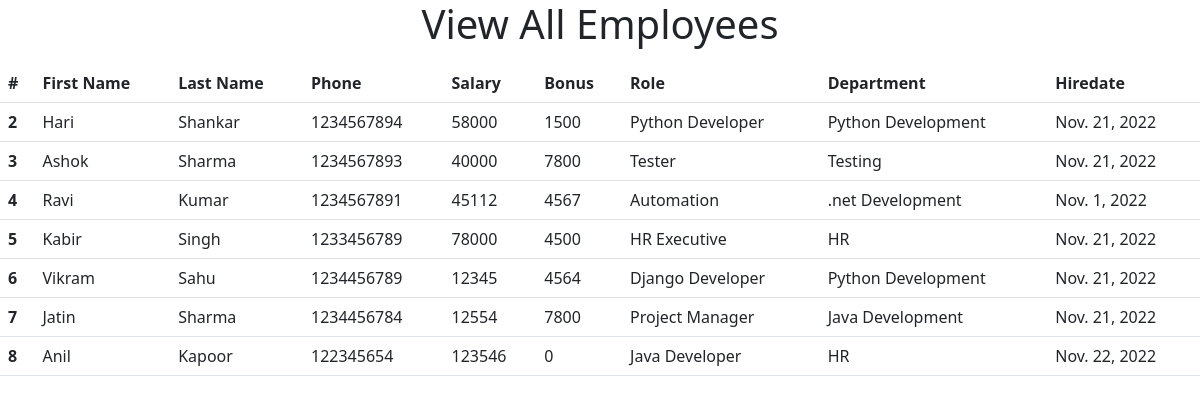
The app's page /view_emp/ with its own data.
### emp_app/models.py (models this page shows, shortened)
class Employee(models.Model):
    first_name = models.CharField(max_length = 100, null = False)
    last_name = models.CharField(max_length = 100)
    phone = models.IntegerField(default = 0)
    salary = models.IntegerField(default = 0)
    bonus = models.IntegerField(default = 0)
    role = models.ForeignKey(Role, on_delete = models.CASCADE)
    dept = models.ForeignKey(Department, on_delete = models.CASCADE)
    hiredate = models.DateField()

class Role(models.Model):
    name = models.CharField(max_length = 100, null = False)

class Department(models.Model):
    name = models.CharField(max_length = 100, null = False)
    location = models.CharField(max_length = 100, default = "")

### emp_app/views.py (the view)
# urls.py: path('view_emp/', views.view_emp, name = "view_emp"),
def view_emp(request):
    emp = Employee.objects.all()
    context = {
        'emp' : emp
    }
    return render(request, 'view_emp.html',context)

### emp_app/templates/view_emp.html (shortened to what this page needs)
<html lang="en">
  <head>
    <link href="https://cdn.jsdelivr.net/npm/bootstrap@5.2.2/dist/css/bootstrap.min.css" rel="stylesheet">
  </head>
  <body>
    <figure class="text-center">
      <blockquote class="blockquote">
        <h1>View All Employees</h1>
      </blockquote>
    </figure>
    <table class="table">
      <thead>
        <tr>
          <th scope="col">#</th>
          <th scope="col">First Name</th>
          <th scope="col">Last Name</th>
          <th scope="col">Phone</th>
          <th scope="col">Salary</th>
          <th scope="col">Bonus</th>
          <th scope="col">Role</th>
          <th scope="col">Department</th>
          <th scope="col">Hiredate</th>
        </tr>
      </thead>
      {% for i in emp %}
      <tbody>
        <tr>
          <th scope="row">{{i.id}}</th>
          <td>{{i.first_name}}</td>
          <td>{{i.last_name}}</td>
          <td>{{i.phone}}</td>
          <td>{{i.salary}}</td>
          <td>{{i.bonus}}</td>
          <td>{{i.role.name}}</td>
          <td>{{i.dept.name}}</td>
          <td>{{i.hiredate}}</td>
        </tr>
      </tbody>
      {% endfor %}
    </table>
  </body>
</html>

### records on screen
Employee: id "2", first_name "Hari", last_name "Shankar", phone "1234567894", salary "58000", bonus "1500", role.name "Python Developer", dept.name "Python Development", hiredate "Nov. 21, 2022"
Employee: id "3", first_name "Ashok", last_name "Sharma", phone "1234567893", salary "40000", bonus "7800", role.name "Tester", dept.name "Testing", hiredate "Nov. 21, 2022"
Employee: id "4", first_name "Ravi", last_name "Kumar", phone "1234567891", salary "45112", bonus "4567", role.name "Automation", dept.name ".net Development", hiredate "Nov. 1, 2022"
Employee: id "5", first_name "Kabir", last_name "Singh", phone "1233456789", salary "78000", bonus "4500", role.name "HR Executive", dept.name "HR", hiredate "Nov. 21, 2022"
Employee: id "6", first_name "Vikram", last_name "Sahu", phone "1234456789", salary "12345", bonus "4564", role.name "Django Developer", dept.name "Python Development", hiredate "Nov. 21, 2022"
Employee: id "7", first_name "Jatin", last_name "Sharma", phone "1234456784", salary "12554", bonus "7800", role.name "Project Manager", dept.name "Java Development", hiredate "Nov. 21, 2022"
Employee: id "8", first_name "Anil", last_name "Kapoor", phone "122345654", salary "123546", bonus "0", role.name "Java Developer", dept.name "HR", hiredate "Nov. 22, 2022"
